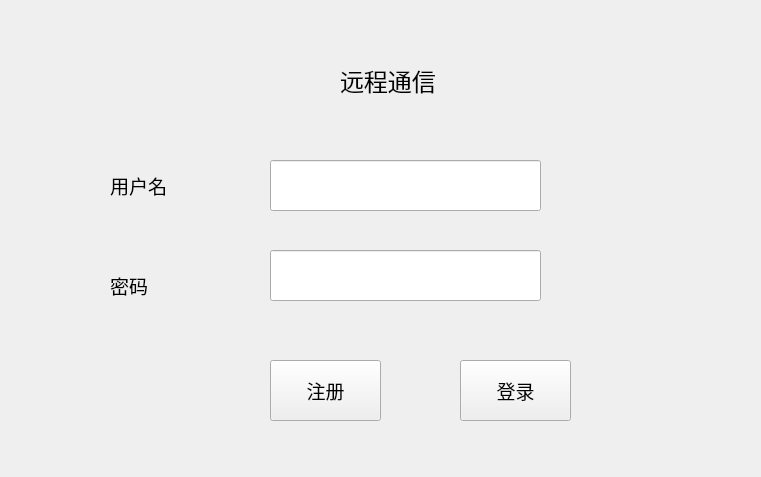
<?xml version="1.0" encoding="UTF-8"?>
<ui version="4.0">
 <class>Widget</class>
 <widget class="QWidget" name="Widget">
  <property name="geometry">
   <rect>
    <x>0</x>
    <y>0</y>
    <width>761</width>
    <height>477</height>
   </rect>
  </property>
  <property name="windowTitle">
   <string>Widget</string>
  </property>
  <widget class="QLabel" name="label">
   <property name="geometry">
    <rect>
     <x>340</x>
     <y>60</y>
     <width>331</width>
     <height>41</height>
    </rect>
   </property>
   <property name="font">
    <font>
     <family>Arial</family>
     <pointsize>18</pointsize>
    </font>
   </property>
   <property name="text">
    <string>远程通信</string>
   </property>
  </widget>
  <widget class="QLabel" name="label_2">
   <property name="geometry">
    <rect>
     <x>110</x>
     <y>160</y>
     <width>71</width>
     <height>51</height>
    </rect>
   </property>
   <property name="font">
    <font>
     <family>Arial</family>
     <pointsize>14</pointsize>
    </font>
   </property>
   <property name="text">
    <string>用户名</string>
   </property>
  </widget>
  <widget class="QLabel" name="label_3">
   <property name="geometry">
    <rect>
     <x>110</x>
     <y>260</y>
     <width>71</width>
     <height>51</height>
    </rect>
   </property>
   <property name="font">
    <font>
     <family>Arial</family>
     <pointsize>14</pointsize>
    </font>
   </property>
   <property name="text">
    <string>密码</string>
   </property>
  </widget>
  <widget class="QLineEdit" name="userEdit">
   <property name="geometry">
    <rect>
     <x>270</x>
     <y>160</y>
     <width>271</width>
     <height>51</height>
    </rect>
   </property>
  </widget>
  <widget class="QLineEdit" name="passWordEdit">
   <property name="geometry">
    <rect>
     <x>270</x>
     <y>250</y>
     <width>271</width>
     <height>51</height>
    </rect>
   </property>
  </widget>
  <widget class="QPushButton" name="registerButton">
   <property name="geometry">
    <rect>
     <x>270</x>
     <y>360</y>
     <width>111</width>
     <height>61</height>
    </rect>
   </property>
   <property name="font">
    <font>
     <family>Arial</family>
     <pointsize>14</pointsize>
    </font>
   </property>
   <property name="text">
    <string>注册</string>
   </property>
  </widget>
  <widget class="QPushButton" name="loginButton">
   <property name="geometry">
    <rect>
     <x>460</x>
     <y>360</y>
     <width>111</width>
     <height>61</height>
    </rect>
   </property>
   <property name="font">
    <font>
     <family>Arial</family>
     <pointsize>14</pointsize>
    </font>
   </property>
   <property name="text">
    <string>登录</string>
   </property>
  </widget>
 </widget>
 <resources/>
 <connections/>
</ui>
